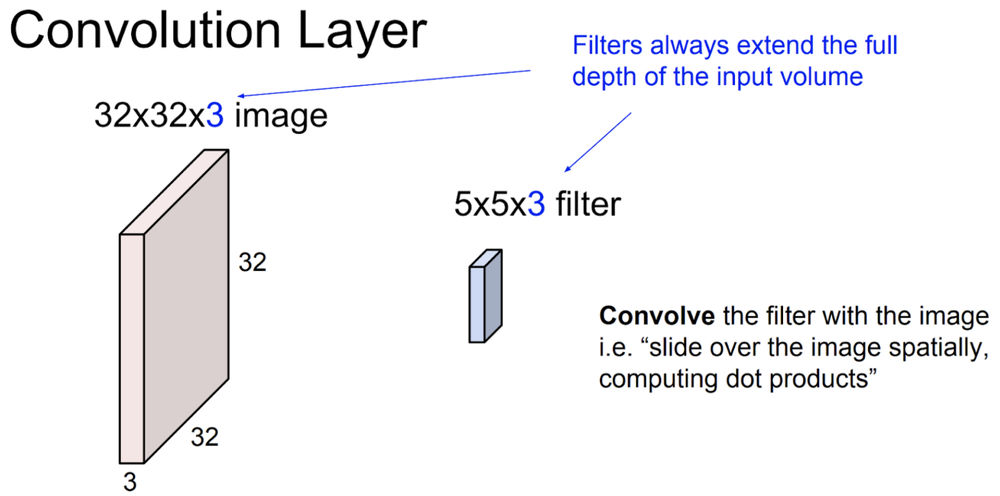
#> input picture Clase_32/10.cnn.png, 1000 x 496 px, shrunk from 1600 x 793 before the run, given in place of image.jpg, which was not available
$ jupyter execute Convolucion.ipynb   (text cells are left out)
#> lines starting #> are read from the running program, lines starting #| are printed output that depends on the picture; pictures that were not available may be replaced by others from this repository, and a replacement may not be noted
[cell 1]
from IPython.display import Image
Image(url='https://tenor.com/es/ver/punch-face-slow-motion-gif-9743765.gif')

[cell 2]
Image(filename='a.png')

[cell 3]
Image(filename='1.png')

[cell 4]
Image(filename='2.png')

[cell 5]
Image(filename='3.png')

[cell 6]
Image(filename='4.png')

[cell 7]
Image(filename='5.png')

[cell 8]
Image(filename='aa.png')

[cell 9]
Image(filename='bb.png')

[cell 10]
Image(filename='cc.png')

[cell 11]
#!pip install scikit-image

[cell 12]
import numpy as np
import scipy.signal
import matplotlib.pyplot as plt
from skimage import io, color
from skimage import exposure

img = io.imread('image.jpg') #Load the image
#> img is the input picture: shape (496, 1000, 3); mean R, G, B 242.6, 242.3, 244.1
img = color.rgb2gray(img)    #Convert the image to grayscale (1 channel)
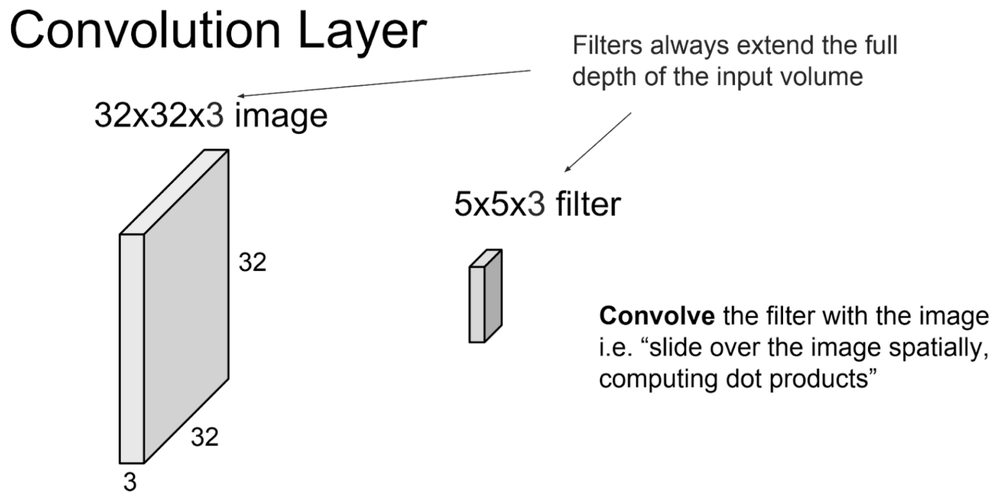
#> img: shape (496, 1000) float64; min 0, max 1, mean 0.951

kernel = np.array([[-1,-1,-1],[-1,8,-1],[-1,-1,-1]])
print("Filtro utilizado:")
print(kernel)
print(" ")

#We use 'valid' which means we do not add zero padding to our image
edges = scipy.signal.convolve2d(img, kernel, 'valid')
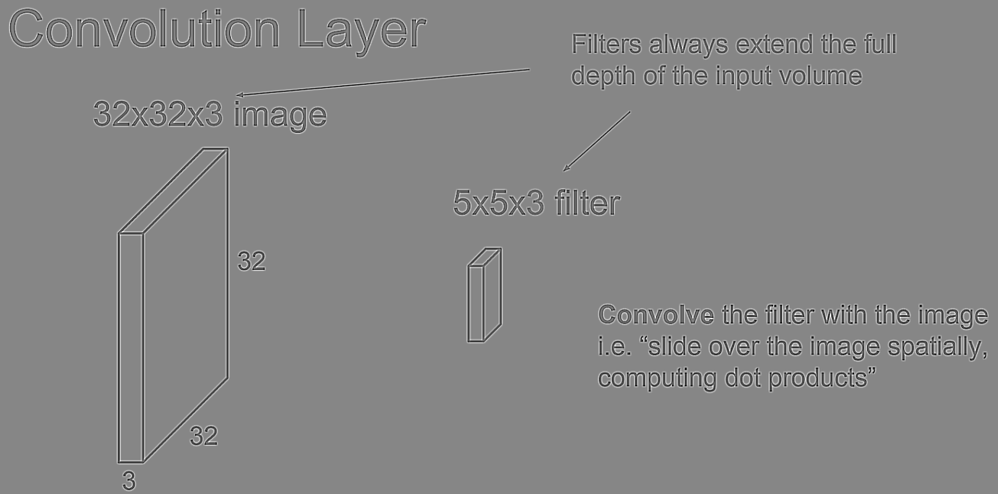
#> edges: shape (494, 998) float64; min -4.4, max 3.97, mean 1.16e-17; drawn with min black and max white
#print('\n First 5 columns and rows of the edges matrix: \n', edges[:5,:5]*255)

#Adjust the contrast of the filtered image by applying Histogram Equalization
edges_equalized = exposure.equalize_adapthist(edges/np.max(np.abs(edges)), clip_limit=0.03)
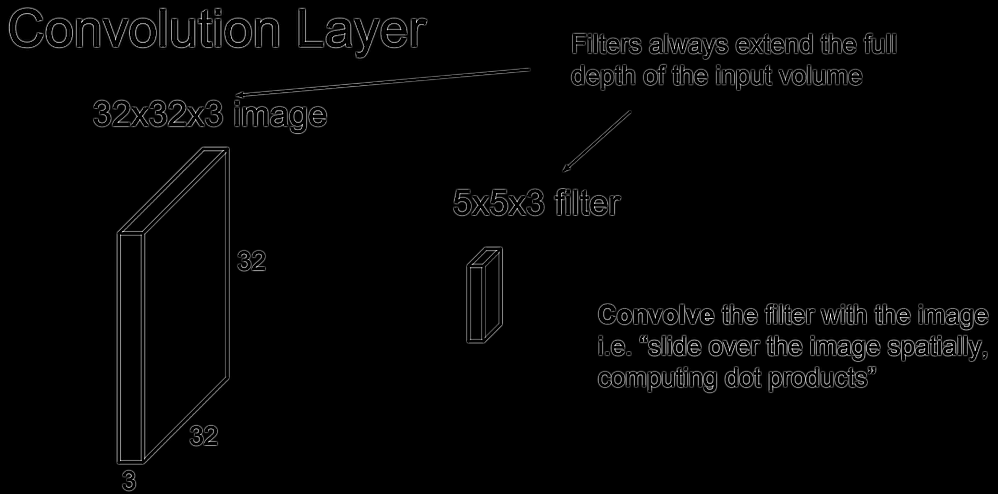
#> edges_equalized: shape (494, 998) float64; min 0, max 1, mean 0.0186

[cell 13]
#Original
plt.figure()
#> (this line was passed over: IPython is not available in this run)
plt.imshow(img, cmap=plt.cm.gray)
#> (this line was passed over: IPython is not available in this run)
plt.axis('off');
#> (this line was passed over: IPython is not available in this run)

#Edges
plt.figure()
#> (this line was passed over: IPython is not available in this run)
plt.imshow(edges_equalized, cmap=plt.cm.gray) #plot the edges_clipped
#> (this line was passed over: IPython is not available in this run)
plt.axis('off');
#> (this line was passed over: IPython is not available in this run)

$ run again, on Clase_32/11.cnn.png
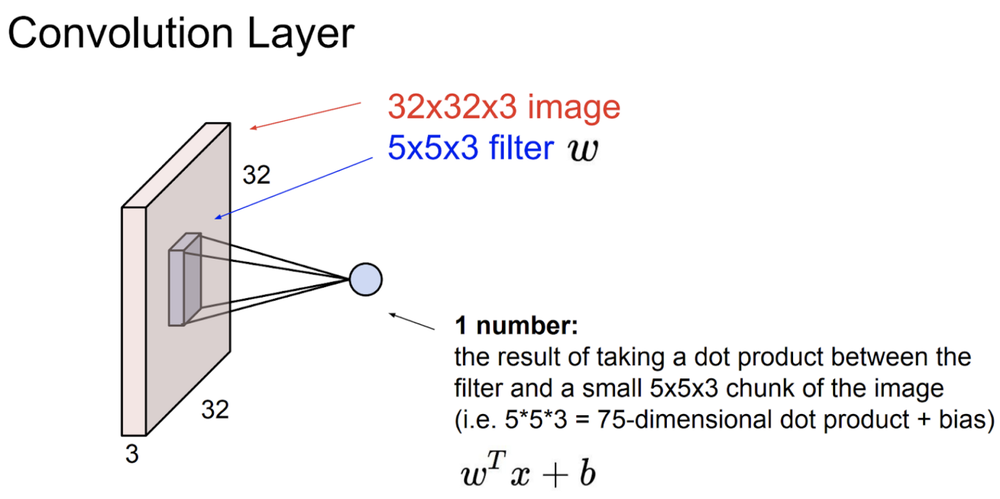
#> input picture Clase_32/11.cnn.png, 1000 x 499 px, shrunk from 1600 x 798 before the run, given in place of image.jpg, which was not available
#> img is the input picture: shape (499, 1000, 3); mean R, G, B 243.6, 242.5, 243.1
#> img: shape (499, 1000) float64
#> `edges = scipy.signal.convolve2d(img, kernel, 'valid')`:
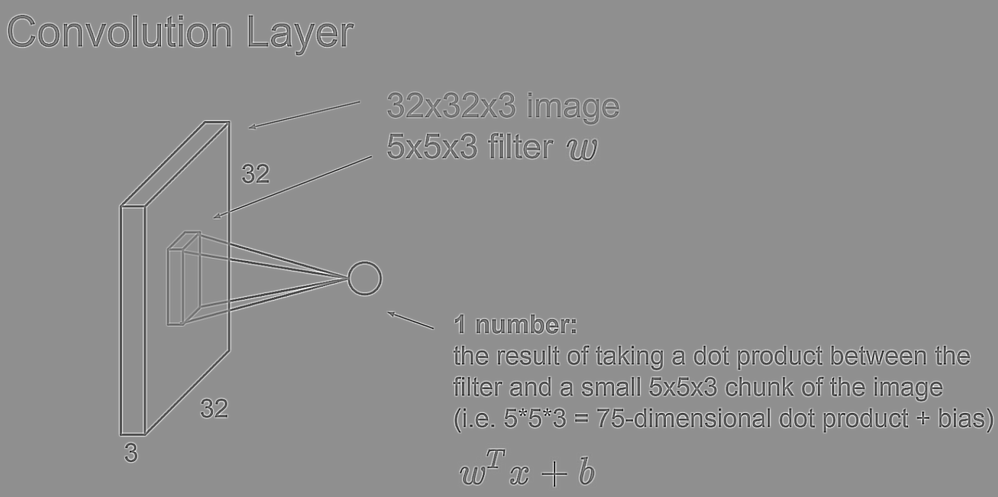
#> edges: shape (497, 998) float64; min -4.87, max 3.77, mean 7.68e-18; drawn with min black and max white
#> `edges_equalized = exposure.equalize_adapthist(edges/np.max(np.abs(edge..`:
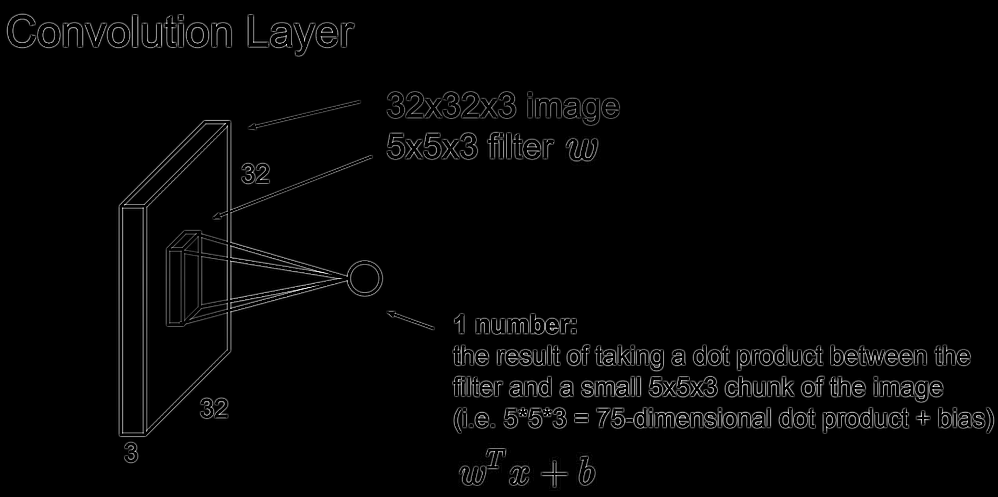
#> edges_equalized: shape (497, 998) float64; min 0, max 1, mean 0.0212

$ run again, on Clase_32/12.cnn.png
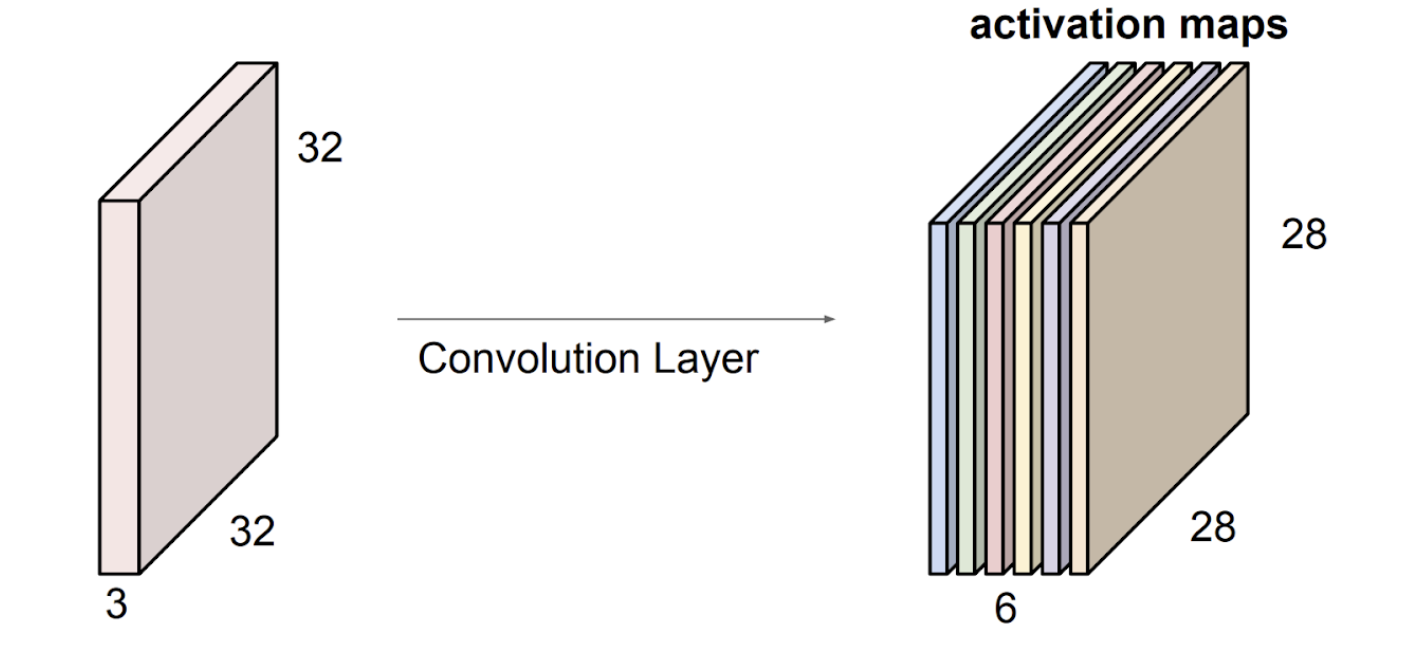
#> input picture Clase_32/12.cnn.png, 1404 x 646 px, given in place of image.jpg, which was not available
#> img is the input picture: shape (646, 1404, 3); mean R, G, B 234.7, 232.9, 231.6
#> img: shape (646, 1404) float64
#> `edges = scipy.signal.convolve2d(img, kernel, 'valid')`:
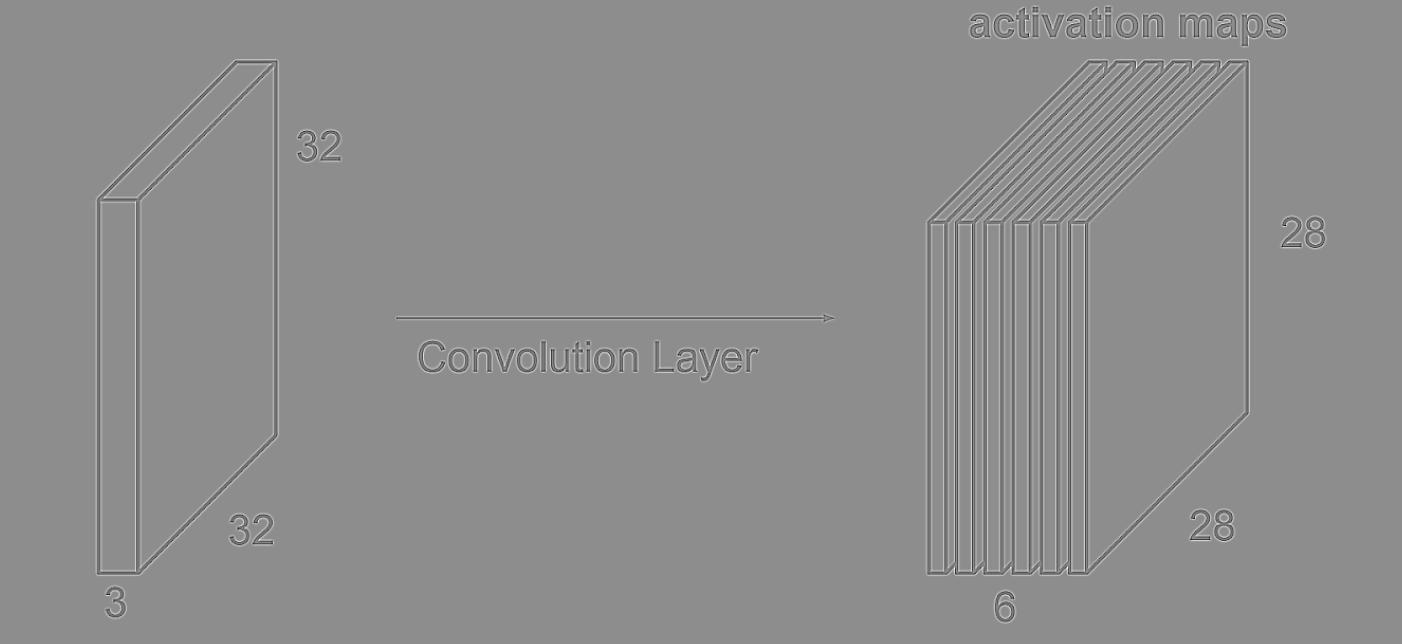
#> edges: shape (644, 1402) float64; min -4.26, max 3.4, mean 2.4e-17; drawn with min black and max white
#> `edges_equalized = exposure.equalize_adapthist(edges/np.max(np.abs(edge..`:
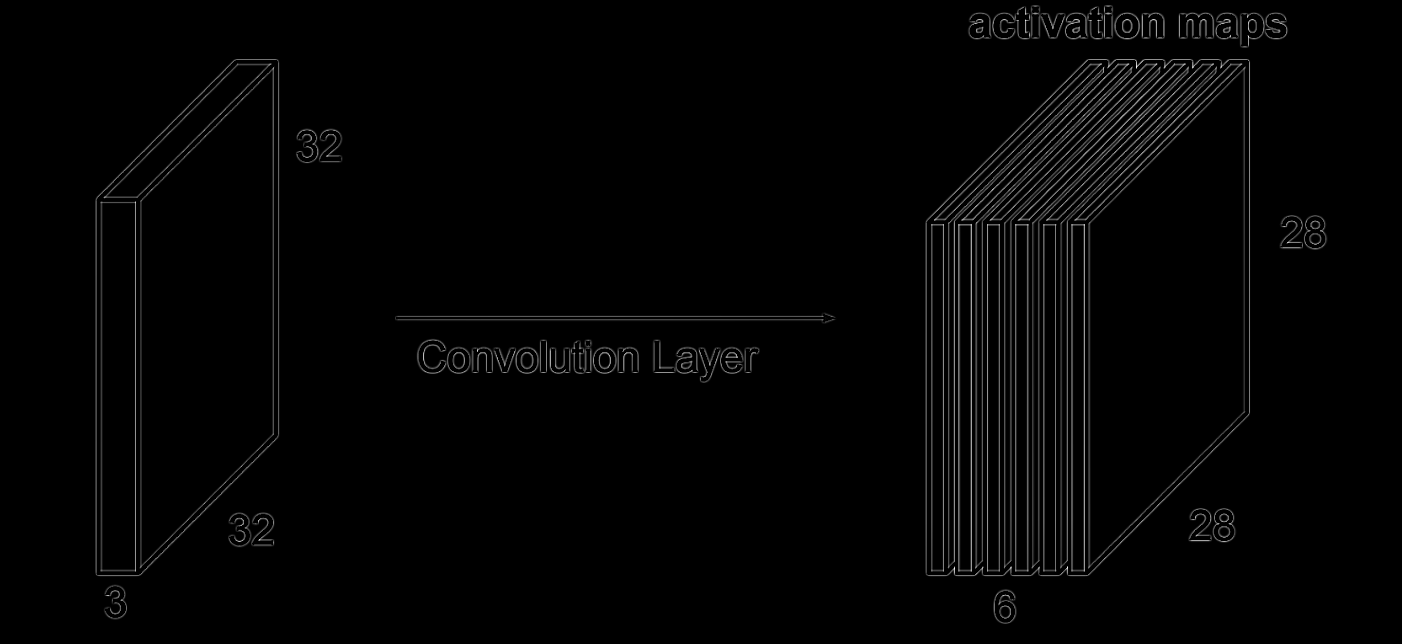
#> edges_equalized: shape (644, 1402) float64; min 0, max 1, mean 0.0152
